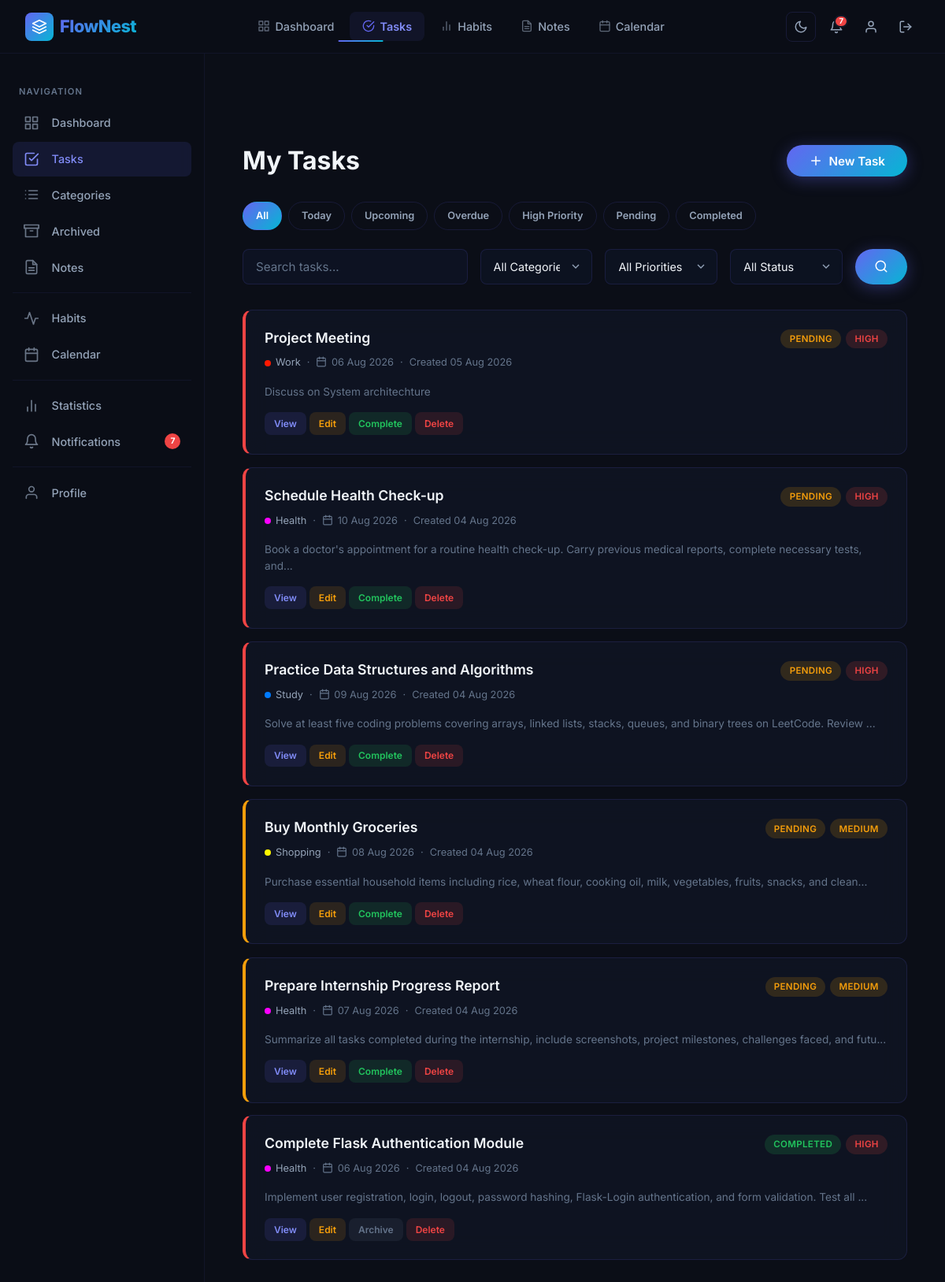
Before: /tasks/ (signed in) with the older database file.
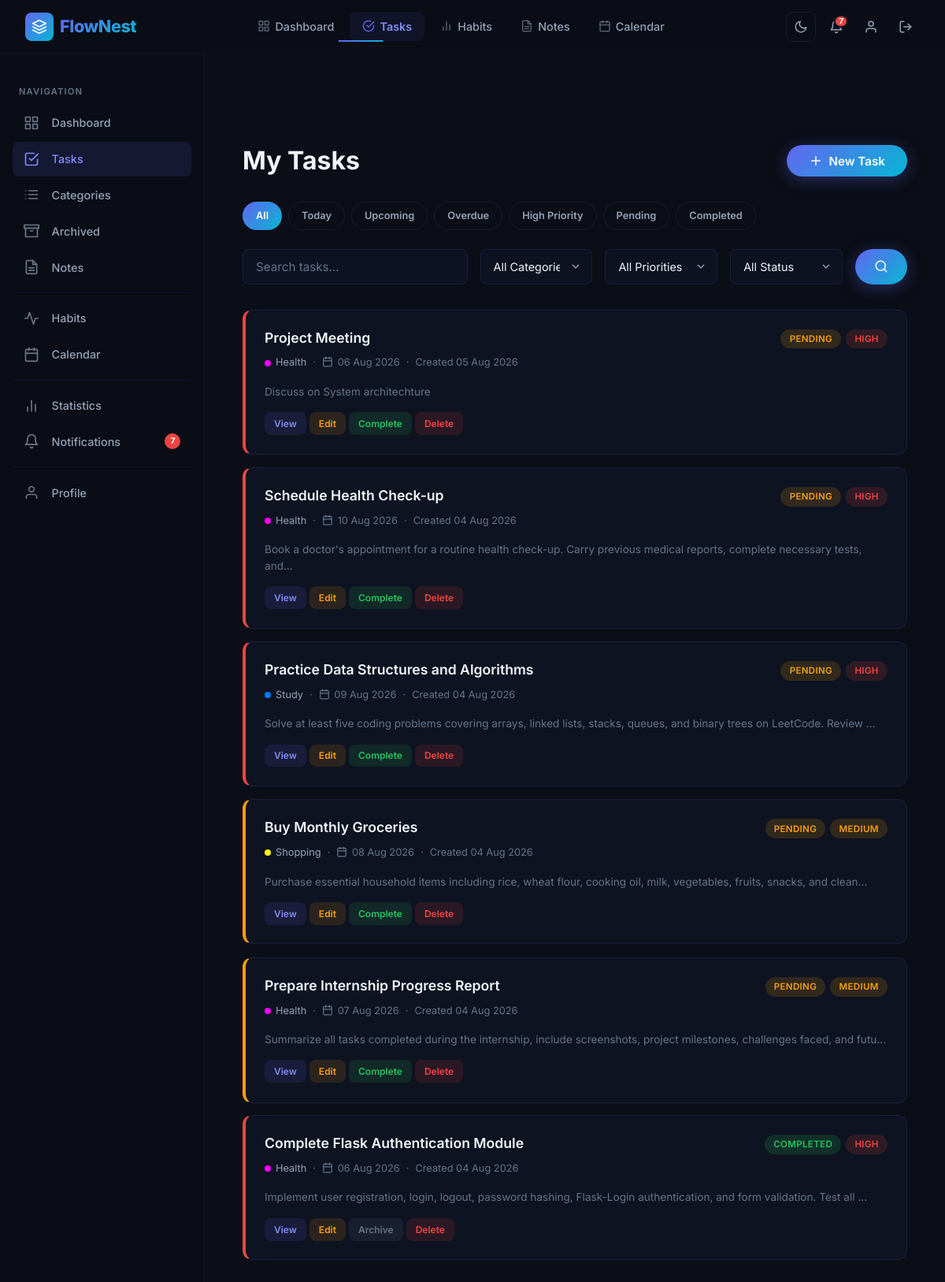
After: the same page with the newer database file.
### app/models.py (models this page shows, shortened)
class Task(db.Model):
    __tablename__ = "tasks"
    id = db.Column(db.Integer, primary_key=True)
    title = db.Column(db.String(200), nullable=False)
    description = db.Column(db.Text, nullable=True)
    priority = db.Column(db.String(20), default="Medium")
    status = db.Column(db.String(20), default="Pending")
    deadline = db.Column(db.Date, nullable=True)
    reminder = db.Column(db.DateTime, nullable=True)
    attachment = db.Column(db.String(255), nullable=True)
    created_at = db.Column(
        db.DateTime,
        default=datetime.utcnow
    )
    updated_at = db.Column(
        db.DateTime,
        default=datetime.utcnow,
        onupdate=datetime.utcnow
    )
    reminder_sent = db.Column(
    db.Boolean,
    default=False
    )
    user_id = db.Column(
        db.Integer,
        db.ForeignKey("users.id"),
        nullable=False
    )
    category_id = db.Column(
        db.Integer,
        db.ForeignKey("categories.id"),
        nullable=True
    )
    user = db.relationship(
    "User",
    back_populates="tasks"
    )
    category = db.relationship(
    "Category",
    back_populates="tasks"
    )

class Category(db.Model):
    __tablename__ = "categories"
    id = db.Column(
        db.Integer,
        primary_key=True
    )
    user = db.relationship(
    "User",
    back_populates="categories"
    )
    tasks = db.relationship(
    "Task",
    back_populates="category",
    lazy=True
    )
    name = db.Column(
        db.String(100),
        nullable=False
    )
    color = db.Column(
        db.String(20),
        default="#007bff"
    )
    user_id = db.Column(
        db.Integer,
        db.ForeignKey("users.id"),
        nullable=False
    )

### app/routes/tasks.py (the view, shortened to what this page needs)
@tasks.route("/")
@login_required
def list_tasks():
    form = SearchForm()
    form.category.choices.extend([
        (category.id, category.name)
        for category in Category.query.filter_by(
            user_id=current_user.id
        ).order_by(Category.name)
        .all()
    ])
    query = Task.query.filter(
        Task.user_id == current_user.id,
        Task.status != "Archived"
    )
    search = request.args.get(
        "search",
        ""
    )
    category = request.args.get(
        "category",
        type=int,
        default=0
    )
    priority = request.args.get(
        "priority",
        ""
    )
    status = request.args.get(
        "status",
        ""
    )
    filter_type = request.args.get(
    "filter",
    ""
    )
    if filter_type == "today":
        query = query.filter(
            Task.deadline == date.today()
        )
    if filter_type == "upcoming":
        query = query.filter(
            Task.deadline > date.today()
        )
    if filter_type == "overdue":
        query = query.filter(
            Task.deadline < date.today(),
            Task.status != "Completed"
        )
    if filter_type == "high":
        query = query.filter_by(
            priority="High"
        )
    if filter_type == "pending":
        query = query.filter_by(
            status="Pending"
        )
    if filter_type == "completed":
        query = query.filter_by(
            status="Completed"
        )
    if filter_type == "archived":
        query = query.filter_by(
            status="Archived"
        )
    if category:
        query = query.filter_by(
            category_id=category
        )
    if priority:
        query = query.filter_by(
            priority=priority
        )
    if status:
        query = query.filter_by(
            status=status
        )
    tasks = query.order_by(
    Task.created_at.desc()
    ).all()
    form.search.data = search
    form.category.data = category
    form.priority.data = priority
    form.status.data = status
    selected_filter = filter_type
    return render_template(
    "tasks/list.html",
    tasks=tasks,
    form=form,
    selected_filter=selected_filter
)

### app/templates/tasks/list.html (shortened to what this page needs)
{% extends "base.html" %}
{% block content %}
<div class="page-wrapper with-sidebar">
    <div class="page-content">
        <div class="page-header fade-in">
            <h2>My Tasks</h2>
            <a href="{{ url_for('tasks.create_task') }}" class="btn btn-primary">
                <svg viewBox="0 0 24 24" fill="none" stroke="currentColor" stroke-width="2" width="18" height="18" stroke-linecap="round" stroke-linejoin="round">
                    <line x1="12" y1="5" x2="12" y2="19"></line>
                    <line x1="5" y1="12" x2="19" y2="12"></line>
                </svg>
                New Task
            </a>
        </div>
        <div class="filter-pills fade-in fade-in-delay-1">
            <a href="{{ url_for('tasks.list_tasks') }}" class="filter-pill {{ 'active' if not selected_filter else '' }}">All</a>
            <a href="{{ url_for('tasks.list_tasks', filter='today') }}" class="filter-pill {{ 'active' if selected_filter == 'today' else '' }}">Today</a>
            <a href="{{ url_for('tasks.list_tasks', filter='upcoming') }}" class="filter-pill {{ 'active' if selected_filter == 'upcoming' else '' }}">Upcoming</a>
            <a href="{{ url_for('tasks.list_tasks', filter='overdue') }}" class="filter-pill {{ 'active' if selected_filter == 'overdue' else '' }}">Overdue</a>
            <a href="{{ url_for('tasks.list_tasks', filter='high') }}" class="filter-pill {{ 'active' if selected_filter == 'high' else '' }}">High Priority</a>
            <a href="{{ url_for('tasks.list_tasks', filter='pending') }}" class="filter-pill {{ 'active' if selected_filter == 'pending' else '' }}">Pending</a>
            <a href="{{ url_for('tasks.list_tasks', filter='completed') }}" class="filter-pill {{ 'active' if selected_filter == 'completed' else '' }}">Completed</a>
        </div>
        <form method="GET" class="search-bar fade-in fade-in-delay-2">
            {{ form.search(class="form-control", placeholder="Search tasks...") }}
            {{ form.category(class="form-select") }}
            {{ form.priority(class="form-select") }}
            {{ form.status(class="form-select") }}
            <button type="submit" class="btn btn-primary" style="padding: 0.7rem 1.5rem;">
                <svg viewBox="0 0 24 24" fill="none" stroke="currentColor" stroke-width="2" width="18" height="18" stroke-linecap="round" stroke-linejoin="round">
                    <circle cx="11" cy="11" r="8"></circle>
                    <line x1="21" y1="21" x2="16.65" y2="16.65"></line>
                </svg>
            </button>
        </form>
        {% if tasks %}
        {% for task in tasks %}
        <div class="task-card priority-{{ task.priority|lower }} fade-in">
            <div class="task-card-header">
                <h3 class="task-card-title">
                    <a href="{{ url_for('tasks.view_task', task_id=task.id) }}">{{ task.title }}</a>
                </h3>
                <div style="display: flex; gap: 6px; flex-shrink: 0;">
                    <span class="badge badge-{{ task.status|lower }}">{{ task.status }}</span>
                    <span class="badge badge-{{ task.priority|lower }}">{{ task.priority }}</span>
                </div>
            </div>
            <div class="task-card-meta">
                {% if task.category %}
                <span class="category-tag">
                    <span class="category-dot" style="background: {{ task.category.color }};"></span>
                    {{ task.category.name }}
                </span>
                <span>·</span>
                {% endif %}
                <span>
                    <svg viewBox="0 0 24 24" fill="none" stroke="currentColor" stroke-width="2" stroke-linecap="round" stroke-linejoin="round">
                        <rect x="3" y="4" width="18" height="18" rx="2" ry="2"></rect>
                        <line x1="16" y1="2" x2="16" y2="6"></line>
                        <line x1="8" y1="2" x2="8" y2="6"></line>
                        <line x1="3" y1="10" x2="21" y2="10"></line>
                    </svg>
                    {{ task.deadline.strftime("%d %b %Y") if task.deadline else "No Deadline" }}
                </span>
                <span>·</span>
                <span>Created {{ task.created_at.strftime("%d %b %Y") }}</span>
            </div>
            {% if task.description %}
            <p style="margin: 0 0 var(--space-md); font-size: 0.85rem; color: var(--text-muted); line-height: 1.5;">
                {{ task.description[:120] }}{% if task.description|length > 120 %}...{% endif %}
            </p>
            {% endif %}
            <div class="task-card-actions">
                <a href="{{ url_for('tasks.view_task', task_id=task.id) }}" class="btn-xs btn-info-soft">View</a>
                <a href="{{ url_for('tasks.update_task', task_id=task.id) }}" class="btn-xs btn-warning-soft">Edit</a>
                {% if task.status == "Pending" %}
                <a href="{{ url_for('tasks.complete_task', task_id=task.id) }}" class="btn-xs btn-success-soft">Complete</a>
                {% endif %}
                {% if task.status == "Completed" %}
                <a href="{{ url_for('tasks.archive_task', task_id=task.id) }}" class="btn-xs btn-muted-soft">Archive</a>
                {% endif %}
                <a href="{{ url_for('tasks.delete_task', task_id=task.id) }}" class="btn-xs btn-danger-soft"
                    onclick="return confirm('Are you sure you want to delete this task?');">Delete</a>
            </div>
        </div>
        {% endfor %}
        {% endif %}
    </div>
</div>
{% endblock %}

Changed rows visible on the page:
changed Task "Project Meeting": category.name "Work" → "Health"
